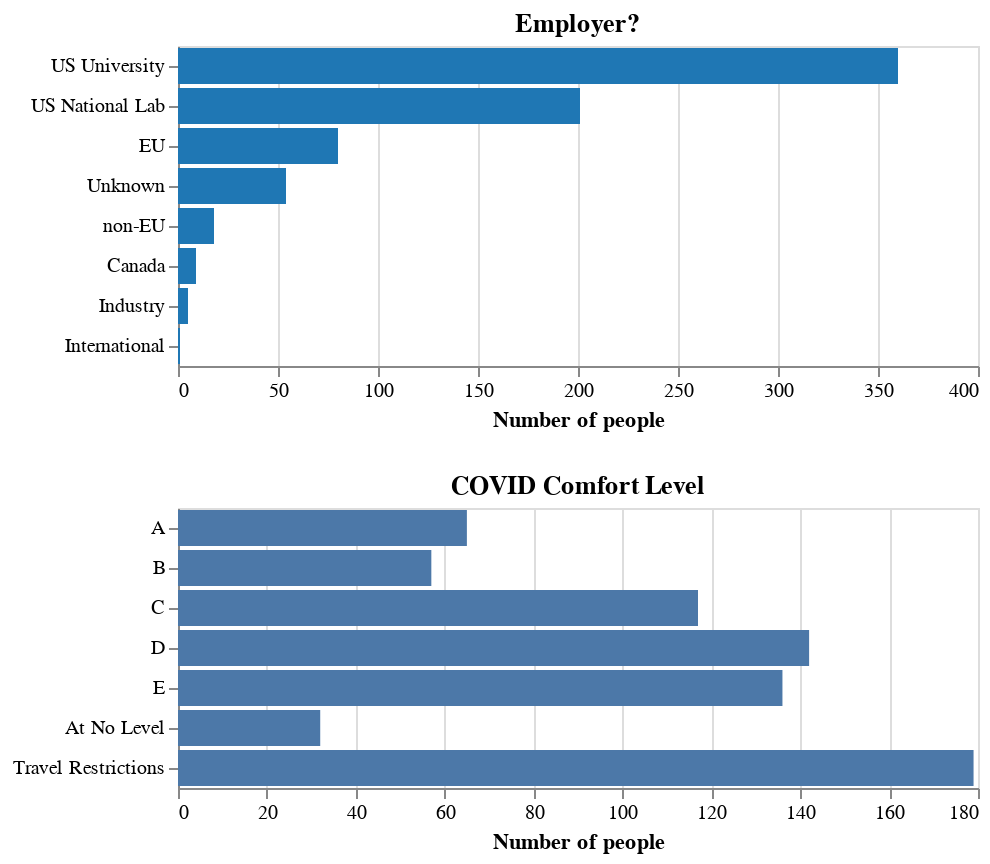

Here is the notebook cell this chart was saved with:
### Markdown cell above
We had not expected travel restrictions to be a stronger factor than the COVID level (the exact wording in the survey was "My institution's or country's travel restrictions related to COVID are the concern more than the case load")! To dig into that a little more, considering how often we've seen the DOE travel restrictions mentioned, we can split this out with an interactive plot by employer:

### Code cell
brush = alt.selection_single(encodings=['y'])

emp = (alt.Chart(data=survey, title="Employer?")
    .mark_bar()
    .encode(
        y=alt.Y(shorthand="employed_by:N", sort='-x', title=""),
        x=alt.X(shorthand="count()",title="Number of people"),
        tooltip=alt.Tooltip("count():N"),
        color=alt.condition(brush, default_color, alt.value('orange'))
    )
    .add_selection(brush)
)

covid = (alt.Chart(data=survey, title="COVID Comfort Level")
    .transform_joinaggregate(total='count(*)')
    .transform_calculate(pct='1 / datum.total')
    .mark_bar()
    .transform_filter(brush)
    .encode(
        y=alt.Y(shorthand="covid_comfort:N", sort=['A', 'B', 'C', 'D', 'E', 'At No Level', 'Travel Restrictions'], title=""),
        x=alt.X(shorthand="count()",title="Number of people"),
        tooltip=alt.Tooltip("sum(pct):N", format=".0%"),
    )
)

emp & covid

### Figure 1 — Vega-Lite specification as saved in the notebook (floating-point values rounded to 4 significant figures; data arrays with more than 128 entries replaced by an {"elided": "..."} marker saying what was removed)
{"config": {"view": {"continuousWidth": 400, "continuousHeight": 300}}, "vconcat": [{"mark": "bar", "encoding": {"color": {"condition": {"value": "#1f77b4", "selection": "selector001"}, "value": "orange"}, "tooltip": {"aggregate": "count", "type": "nominal"}, "x": {"aggregate": "count", "title": "Number of people", "type": "quantitative"}, "y": {"field": "employed_by", "sort": "-x", "title": "", "type": "nominal"}}, "selection": {"selector001": {"type": "single", "encodings": ["y"]}}, "title": "Employer?"}, {"mark": "bar", "encoding": {"tooltip": {"aggregate": "sum", "field": "pct", "format": ".0%", "type": "nominal"}, "x": {"aggregate": "count", "title": "Number of people", "type": "quantitative"}, "y": {"field": "covid_comfort", "sort": ["A", "B", "C", "D", "E", "At No Level", "Travel Restrictions"], "title": "", "type": "nominal"}}, "title": "COVID Comfort Level", "transform": [{"joinaggregate": [{"op": "count", "field": "*", "as": "total"}]}, {"calculate": "1 / datum.total", "as": "pct"}, {"filter": {"selection": "selector001"}}]}], "data": {"name": "data-ac9e26ac13768d481eb3977902d96960"}, "$schema": "https://vega.github.io/schema/vega-lite/v4.17.0.json", "datasets": {"data-ac9e26ac13768d481eb3977902d96960": {"elided": "728 records"}}}
